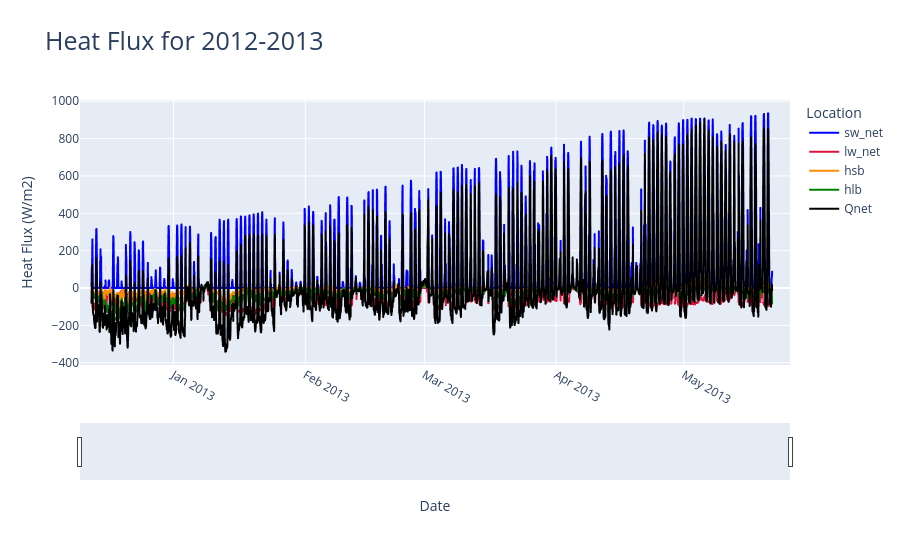

The notebook cell this image was saved under:
### Code cell
import pandas as pd
import scipy.io as sio
from scipy import signal, stats
import numpy as np
import datetime
import plotly.express as px
from plotly.subplots import make_subplots
import plotly.graph_objects as go
import re
import coare36vn_zrf_et
import os

oceanDF = pd.read_csv('ocean_temperature_interpol12_13.csv', parse_dates = ['DN'])
oceanDF['hourDN'] = oceanDF['DN'].dt.floor('h')

hourlyMeanOceanDF = oceanDF.groupby('hourDN').agg(hourlyTemp=('OceanTemp', "mean")).reset_index()
hourlyMeanOceanDF['hourSalinity'] = oceanDF["oceanSalEstimate"]

heatFluxModelDF = pd.read_csv('ocean12_13_flux.csv', parse_dates = ['Tm (UTC)'], dayfirst = True)

heatFluxModelDF = pd.merge(left = hourlyMeanOceanDF, right = heatFluxModelDF, how = 'inner',  left_on = 'hourDN', right_on = 'Tm (UTC)')
heatFluxModelDF = heatFluxModelDF.drop('Tm (UTC)', axis = 1)
jdDateBase = pd.Timestamp('1858-11-17').to_julian_date()
heatFluxModelDF['jdTimeStamp'] = heatFluxModelDF['hourDN'].apply(lambda x: x.to_julian_date()- jdDateBase)
heatFluxModelDF = heatFluxModelDF.sort_values(['hourDN'], ascending = [True])
pd.set_option('display.float_format', '{:.20f}'.format)

A=coare36vn_zrf_et.coare36vn_zrf_et(heatFluxModelDF["U (m s-1)"].to_numpy(), 10, heatFluxModelDF["Tair (degC)"].to_numpy(),2, heatFluxModelDF["RH (%)"].to_numpy(),2, heatFluxModelDF["P (mb)"].to_numpy(), heatFluxModelDF["hourlyTemp"].to_numpy(), heatFluxModelDF["SW_dn (W m-2)"].to_numpy(), heatFluxModelDF["LW_dn (W m-2)"].to_numpy(), heatFluxModelDF["Lat"].to_numpy(), heatFluxModelDF["Lon"].to_numpy(),heatFluxModelDF["jdTimeStamp"].to_numpy(),600,0, heatFluxModelDF["hourSalinity"].to_numpy(),None,None,10,10,10)

fnameA = os.path.join('12_13_output_ocean_heatflux.csv')
# A=coare36vn_zrf_et(u, zu , t, zt, rh, zq, P, ts, sw_dn, lw_dn, lat, lon,jd, zi,rain, Ss, None , None, zrf_u, zrf_t, zrf_q)
# fnameA = os.path.join(path,'test_36_output_py_082022_withnowavesinput.txt')
A_hdr = 'usr\ttau\thsb\thlb\thbb\thsbb\thlwebb\ttsr\tqsr\tzo\tzot\tzoq\tCd\t'
A_hdr += 'Ch\tCe\tL\tzeta\tdT_skinx\tdq_skinx\tdz_skin\tUrf\tTrf\tQrf\t'
A_hdr += 'RHrf\tUrfN\tTrfN\tQrfN\tlw_net\tsw_net\tLe\trhoa\tUN\tU10\tU10N\t'
A_hdr += 'Cdn_10\tChn_10\tCen_10\thrain\tQs\tEvap\tT10\tT10N\tQ10\tQ10N\tRH10\t'
A_hdr += 'P10\trhoa10\tgust\twc_frac\tEdis'
csvHdr = A_hdr.replace("\t", ",")
np.savetxt(fnameA,A,fmt='%.18e',delimiter=',',header=csvHdr)

processedDataDF = pd.read_csv('12_13_output_ocean_heatflux.csv')
processedDataDF['Tm (UTC)'] = heatFluxModelDF['hourDN']

processedDataDF["Qnet"] = processedDataDF["sw_net"] + processedDataDF["lw_net"] - processedDataDF["hsb"] - processedDataDF["hlb"]

processedDataDF.to_csv('12_13_output_ocean_heatflux.csv', index = False)

tempFigLabels = ["sw_net", "lw_net", "hsb", "hlb", "Qnet"]
tempfig = px.line(x = processedDataDF['Tm (UTC)'], y = [processedDataDF["sw_net"], processedDataDF["lw_net"], -1*processedDataDF["hsb"], -1*processedDataDF["hlb"], processedDataDF["Qnet"]], color_discrete_sequence= ["blue", "crimson", "darkorange","green","black"], title = "Heat Flux")
for idx in range(len(tempFigLabels)):
    tempfig.data[idx].name = tempFigLabels[idx]
    tempfig.data[idx].hovertemplate = 'variable=' + tempFigLabels[idx] + '<br>x=%{x}<br>value=%{y}<extra></extra>'
    tempfig.data[idx].legendgroup = tempFigLabels[idx]

tempfig.update_layout(title=dict(text= "Heat Flux for 2012-2013", font=dict(size=25)))
tempfig.update_xaxes(tickangle=30)
tempfig.update_xaxes(rangeslider_visible=True)
tempfig.update_xaxes(range = [pd.Timestamp('2012-12-10'),pd.Timestamp('2013-05-26')])
tempfig.update_layout(xaxis_title="Date", yaxis_title="Heat Flux (W/m2)", legend_title="Location")
tempfig.show()

### Figure 1 — Plotly figure (JSON) as saved in the notebook; plotly's stock layout.template omitted (floating-point values rounded to 4 significant figures; data arrays with more than 128 entries replaced by an {"elided": "..."} marker saying what was removed)
{"data": [{"hovertemplate": "variable=sw_net<br>x=%{x}<br>value=%{y}<extra></extra>", "legendgroup": "sw_net", "line": {"color": "blue", "dash": "solid"}, "marker": {"symbol": "circle"}, "mode": "lines", "name": "sw_net", "showlegend": true, "type": "scattergl", "x": {"elided": "3843 str values"}, "xaxis": "x", "y": {"elided": "3843 float values"}, "yaxis": "y"}, {"hovertemplate": "variable=lw_net<br>x=%{x}<br>value=%{y}<extra></extra>", "legendgroup": "lw_net", "line": {"color": "crimson", "dash": "solid"}, "marker": {"symbol": "circle"}, "mode": "lines", "name": "lw_net", "showlegend": true, "type": "scattergl", "x": {"elided": "3843 str values"}, "xaxis": "x", "y": {"elided": "3843 float values"}, "yaxis": "y"}, {"hovertemplate": "variable=hsb<br>x=%{x}<br>value=%{y}<extra></extra>", "legendgroup": "hsb", "line": {"color": "darkorange", "dash": "solid"}, "marker": {"symbol": "circle"}, "mode": "lines", "name": "hsb", "showlegend": true, "type": "scattergl", "x": {"elided": "3843 str values"}, "xaxis": "x", "y": {"elided": "3843 float values"}, "yaxis": "y"}, {"hovertemplate": "variable=hlb<br>x=%{x}<br>value=%{y}<extra></extra>", "legendgroup": "hlb", "line": {"color": "green", "dash": "solid"}, "marker": {"symbol": "circle"}, "mode": "lines", "name": "hlb", "showlegend": true, "type": "scattergl", "x": {"elided": "3843 str values"}, "xaxis": "x", "y": {"elided": "3843 float values"}, "yaxis": "y"}, {"hovertemplate": "variable=Qnet<br>x=%{x}<br>value=%{y}<extra></extra>", "legendgroup": "Qnet", "line": {"color": "black", "dash": "solid"}, "marker": {"symbol": "circle"}, "mode": "lines", "name": "Qnet", "showlegend": true, "type": "scattergl", "x": {"elided": "3843 str values"}, "xaxis": "x", "y": {"elided": "3843 float values"}, "yaxis": "y"}], "layout": {"legend": {"title": {"text": "Location"}, "tracegroupgap": 0}, "title": {"font": {"size": 25}, "text": "Heat Flux for 2012-2013"}, "xaxis": {"anchor": "y", "domain": [0, 1], "range": ["2012-12-10T00:00:00", "2013-05-26T00:00:00"], "rangeslider": {"visible": true}, "tickangle": 30, "title": {"text": "Date"}}, "yaxis": {"anchor": "x", "domain": [0, 1], "title": {"text": "Heat Flux (W/m2)"}}}}
